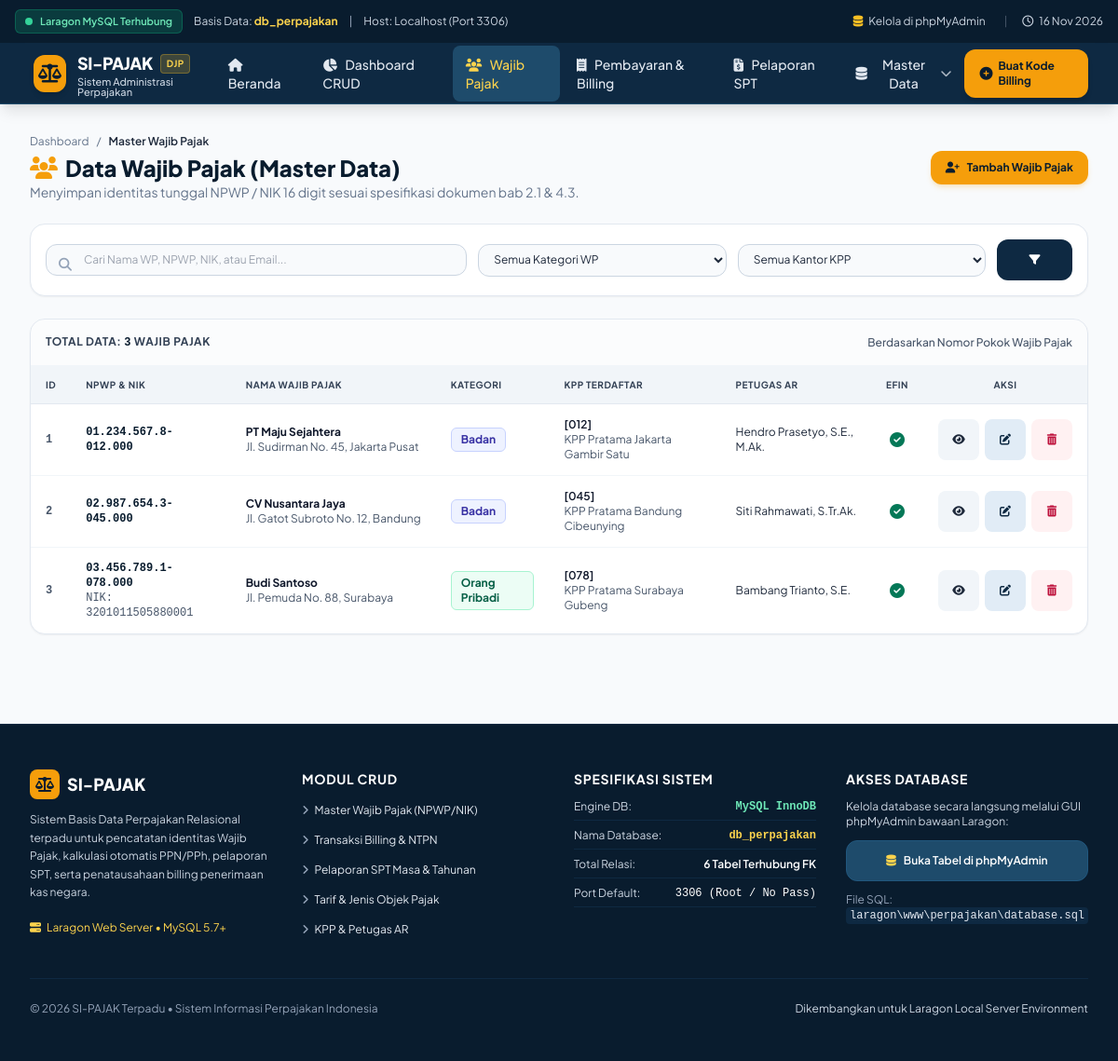
Screenshot of /wajib_pajak.php with the database file from the repository.
### tables this page shows
CREATE TABLE `wajib_pajak` (
  `id` INT(11) NOT NULL AUTO_INCREMENT,
  `npwp` VARCHAR(25) NOT NULL,
  `nama_wp` VARCHAR(150) NOT NULL,
  `jenis_wp` ENUM('Orang Pribadi','Badan') NOT NULL DEFAULT 'Orang Pribadi',
  `nik` VARCHAR(16) NULL,
  `kpp_id` INT(11) NOT NULL,
  `petugas_ar_id` INT(11) NULL,
  `alamat` TEXT NOT NULL,
  `email` VARCHAR(100) NOT NULL,
  `status_efin` TINYINT(1) NOT NULL DEFAULT 0,
  `created_at` TIMESTAMP NOT NULL DEFAULT CURRENT_TIMESTAMP,
  PRIMARY KEY (`id`),
  UNIQUE KEY `idx_wp_npwp` (`npwp`),
  UNIQUE KEY `idx_wp_nik` (`nik`),
  KEY `fk_wp_kpp` (`kpp_id`),
  KEY `fk_wp_ar` (`petugas_ar_id`),
  CONSTRAINT `fk_wp_kpp` FOREIGN KEY (`kpp_id`) REFERENCES `kpp` (`id`) ON UPDATE CASCADE ON DELETE RESTRICT,
  CONSTRAINT `fk_wp_ar` FOREIGN KEY (`petugas_ar_id`) REFERENCES `petugas_pajak` (`id`) ON UPDATE CASCADE ON DELETE SET NULL
);

CREATE TABLE `kpp` (
  `id` INT(11) NOT NULL AUTO_INCREMENT,
  `kode_kpp` VARCHAR(3) NOT NULL,
  `nama_kpp` VARCHAR(100) NOT NULL,
  `alamat` TEXT NULL,
  `no_telepon` VARCHAR(15) NULL,
  `created_at` TIMESTAMP NOT NULL DEFAULT CURRENT_TIMESTAMP,
  PRIMARY KEY (`id`),
  UNIQUE KEY `idx_kpp_kode` (`kode_kpp`)
);

CREATE TABLE `petugas_pajak` (
  `id` INT(11) NOT NULL AUTO_INCREMENT,
  `nip` VARCHAR(18) NOT NULL,
  `kpp_id` INT(11) NOT NULL,
  `nama_petugas` VARCHAR(100) NOT NULL,
  `jabatan` ENUM('AR','Pemeriksa','Penelaah','Admin') NOT NULL DEFAULT 'AR',
  `email` VARCHAR(100) NOT NULL,
  `status_aktif` TINYINT(1) NOT NULL DEFAULT 1,
  PRIMARY KEY (`id`),
  UNIQUE KEY `idx_petugas_nip` (`nip`),
  UNIQUE KEY `idx_petugas_email` (`email`),
  KEY `fk_petugas_kpp` (`kpp_id`),
  CONSTRAINT `fk_petugas_kpp` FOREIGN KEY (`kpp_id`) REFERENCES `kpp` (`id`) ON UPDATE CASCADE ON DELETE RESTRICT
);

### wajib_pajak.php (the view, shortened to what this page needs)
<?php
require_once __DIR__ . '/config/database.php';
$action = $_GET['action'] ?? 'list';
$search = trim($_GET['search'] ?? '');
$sql = "
    SELECT w.*, k.kode_kpp, k.nama_kpp, p.nama_petugas
    FROM wajib_pajak w
    JOIN kpp k ON w.kpp_id = k.id
    LEFT JOIN petugas_pajak p ON w.petugas_ar_id = p.id
    WHERE 1=1
";
$params = [];
$sql .= " ORDER BY w.id ASC";
$stmtList = $pdo->prepare($sql);
$stmtList->execute($params);
$listWP = $stmtList->fetchAll();
require_once __DIR__ . '/layout/header.php';
?>
<div class="max-w-7xl mx-auto px-4 sm:px-6 lg:px-8 py-8 space-y-6">
    <div class="flex flex-col sm:flex-row sm:items-center justify-between gap-4">
        <div>
            <div class="flex items-center gap-2 text-xs text-slate-500 mb-1">
                <a href="dashboard.php" class="hover:text-tax-700">Dashboard</a>
                <span>/</span>
                <span class="text-slate-800 font-semibold">Master Wajib Pajak</span>
            </div>
            <h1 class="text-2xl font-black text-tax-950 flex items-center gap-2">
                <i class="fa-solid fa-users text-amber-500"></i> Data Wajib Pajak (Master Data)
            </h1>
            <p class="text-xs sm:text-sm text-slate-500">Menyimpan identitas tunggal NPWP / NIK 16 digit sesuai spesifikasi dokumen bab 2.1 & 4.3.</p>
        </div>
        <div class="flex items-center gap-2">
            <?php if ($action === 'list'): ?>
                <a href="wajib_pajak.php?action=create" class="px-4 py-2.5 rounded-xl bg-amber-500 hover:bg-amber-600 text-tax-950 font-bold text-xs shadow-md shadow-amber-500/20 transition flex items-center gap-2">
                    <i class="fa-solid fa-user-plus"></i> Tambah Wajib Pajak
                </a>
            <?php else: ?>
                <a href="wajib_pajak.php" class="px-4 py-2.5 rounded-xl bg-slate-200 hover:bg-slate-300 text-slate-800 font-semibold text-xs transition flex items-center gap-2">
                    <i class="fa-solid fa-arrow-left"></i> Kembali ke Daftar
                </a>
            <?php endif; ?>
        </div>
    </div>
    <div class="bg-white rounded-2xl shadow-sm border border-slate-200 p-4">
        <form method="GET" action="wajib_pajak.php" class="grid grid-cols-1 sm:grid-cols-12 gap-3 items-center">
            <div class="sm:col-span-5 relative">
                <i class="fa-solid fa-magnifying-glass absolute left-3.5 top-3 text-slate-400 text-sm"></i>
                <input type="text" name="search" value="<?= htmlspecialchars($search) ?>" placeholder="Cari Nama WP, NPWP, NIK, atau Email..."
                       class="w-full bg-slate-50 border border-slate-300 rounded-xl pl-10 pr-4 py-2 text-xs focus:ring-2 focus:ring-amber-500 focus:outline-none">
            </div>
            <div class="sm:col-span-3">
                <select name="filter_jenis" class="w-full bg-slate-50 border border-slate-300 rounded-xl px-3 py-2 text-xs focus:ring-2 focus:ring-amber-500 focus:outline-none">
                    <option value="">Semua Kategori WP</option>
                </select>
            </div>
            <div class="sm:col-span-3">
                <select name="filter_kpp" class="w-full bg-slate-50 border border-slate-300 rounded-xl px-3 py-2 text-xs focus:ring-2 focus:ring-amber-500 focus:outline-none">
                    <option value="">Semua Kantor KPP</option>
                </select>
            </div>
                    <div class="sm:col-span-1 flex gap-1">
                        <button type="submit" class="w-full min-h-[44px] bg-tax-900 hover:bg-tax-800 text-white rounded-xl py-2 px-3 text-xs font-semibold transition flex items-center justify-center gap-1 focus:ring-2 focus:ring-amber-500" title="Terapkan Filter">
                            <i class="fa-solid fa-filter"></i>
                        </button>
                    </div>
                </form>
            </div>
            <div class="bg-white rounded-2xl shadow-sm border border-slate-200 overflow-hidden">
                <div class="p-4 border-b border-slate-100 flex justify-between items-center bg-slate-50/50">
                    <span class="text-xs font-bold text-slate-700 uppercase tracking-wider">
                        Total Data: <strong class="text-tax-950 font-mono"><?= count($listWP) ?></strong> Wajib Pajak
                    </span>
                    <span class="text-xs text-slate-600 font-medium">Berdasarkan Nomor Pokok Wajib Pajak</span>
                </div>
                <div class="overflow-x-auto">
                    <table class="w-full text-left text-xs">
                        <thead class="bg-slate-100 text-slate-700 uppercase text-[10px] tracking-wider border-b border-slate-200">
                            <tr>
                                <th class="py-3 px-4">ID</th>
                                <th class="py-3 px-4">NPWP & NIK</th>
                                <th class="py-3 px-4">Nama Wajib Pajak</th>
                                <th class="py-3 px-4">Kategori</th>
                                <th class="py-3 px-4">KPP Terdaftar</th>
                                <th class="py-3 px-4">Petugas AR</th>
                                <th class="py-3 px-4 text-center">EFIN</th>
                                <th class="py-3 px-4 text-center">Aksi</th>
                            </tr>
                        </thead>
                        <tbody class="divide-y divide-slate-100">
                            <?php if (empty($listWP)): ?>
                                <tr>
                                    <td colspan="8" class="py-12 text-center">
                                        <div class="max-w-xs mx-auto space-y-2">
                                            <i class="fa-solid fa-user-slash text-3xl text-slate-300"></i>
                                            <p class="text-xs font-bold text-slate-800">Tidak ada data Wajib Pajak ditemukan</p>
                                            <p class="text-xs text-slate-500">Coba ubah kata kunci filter atau daftarkan Wajib Pajak baru ke dalam basis data.</p>
                                            <div class="pt-2">
                                                <a href="wajib_pajak.php?action=create" class="inline-flex items-center min-h-[44px] px-4 py-2 rounded-xl bg-amber-500 hover:bg-amber-600 text-tax-950 font-bold text-xs transition">
                                                    + Daftarkan Wajib Pajak Baru
                                                </a>
                                            </div>
                                        </div>
                                    </td>
                                </tr>
                            <?php else: ?>
                                <?php foreach ($listWP as $row): ?>
                                    <tr class="hover:bg-slate-50 transition">
                                        <td class="py-3.5 px-4 font-mono font-bold text-slate-600"><?= $row['id'] ?></td>
                                        <td class="py-3.5 px-4">
                                            <div class="font-mono font-bold text-tax-950"><?= htmlspecialchars($row['npwp']) ?></div>
                                            <?php if ($row['nik']): ?>
                                                <div class="text-xs font-mono text-slate-600">NIK: <?= htmlspecialchars($row['nik']) ?></div>
                                            <?php endif; ?>
                                        </td>
                                        <td class="py-3.5 px-4">
                                            <div class="font-bold text-slate-900"><?= htmlspecialchars($row['nama_wp']) ?></div>
                                            <div class="text-xs text-slate-600 truncate max-w-xs"><?= htmlspecialchars($row['alamat']) ?></div>
                                        </td>
                                        <td class="py-3.5 px-4">
                                            <span class="inline-flex items-center px-2.5 py-1 rounded-md text-xs font-bold <?= $row['jenis_wp'] === 'Badan' ? 'bg-indigo-50 text-indigo-800 border border-indigo-200' : 'bg-emerald-50 text-emerald-800 border border-emerald-200' ?>">
                                                <?= $row['jenis_wp'] ?>
                                            </span>
                                        </td>
                                        <td class="py-3.5 px-4">
                                            <span class="font-semibold text-slate-900">[<?= $row['kode_kpp'] ?>]</span>
                                            <span class="text-xs text-slate-600 block"><?= htmlspecialchars($row['nama_kpp']) ?></span>
                                        </td>
                                        <td class="py-3.5 px-4 text-slate-800">
                                            <?= htmlspecialchars($row['nama_petugas'] ?? '-') ?>
                                        </td>
                                        <td class="py-3.5 px-4 text-center">
                                            <?php if ($row['status_efin']): ?>
                                                <span class="text-emerald-700 font-bold" title="EFIN Aktif"><i class="fa-solid fa-circle-check text-base"></i></span>
                                            <?php else: ?>
                                                <span class="text-slate-400" title="Belum Aktif"><i class="fa-regular fa-circle text-base"></i></span>
                                            <?php endif; ?>
                                        </td>
                                        <td class="py-3.5 px-4 text-center">
                                            <div class="flex items-center justify-center gap-1.5">
                                                <a href="wajib_pajak.php?action=view&id=<?= $row['id'] ?>" class="min-h-[44px] min-w-[44px] inline-flex items-center justify-center p-2 rounded-lg bg-slate-100 hover:bg-slate-200 text-slate-800 transition" title="Lihat Profil & Riwayat">
                                                    <i class="fa-solid fa-eye"></i>
                                                </a>
                                                <a href="wajib_pajak.php?action=edit&id=<?= $row['id'] ?>" class="min-h-[44px] min-w-[44px] inline-flex items-center justify-center p-2 rounded-lg bg-tax-100 hover:bg-tax-200 text-tax-900 transition" title="Edit Data">
                                                    <i class="fa-solid fa-pen-to-square"></i>
                                                </a>
                                                <form method="POST" action="wajib_pajak.php" onsubmit="return confirm('Apakah Anda yakin ingin menghapus Wajib Pajak ini? Seluruh transaksi dan SPT terkait akan ikut terhapus!');" class="inline">
                                                    <button type="submit" class="min-h-[44px] min-w-[44px] inline-flex items-center justify-center p-2 rounded-lg bg-rose-50 hover:bg-rose-100 text-rose-700 transition" title="Hapus Data">
                                                        <i class="fa-solid fa-trash-can"></i>
                                                    </button>
                                                </form>
                                            </div>
                                        </td>
                                    </tr>
                                <?php endforeach; ?>
                            <?php endif; ?>
                        </tbody>
                    </table>
                </div>
            </div>
</div>
<?php require_once __DIR__ . '/layout/footer.php'; ?>

### layout/header.php (style rules this page uses)
body { font-family: 'Plus Jakarta Sans', sans-serif; }

### rows the page displays
wajib_pajak: id "1", npwp "01.234.567.8-012.000", nama_wp "PT Maju Sejahtera", alamat "Jl. Sudirman No. 45, Jakarta Pusat", jenis_wp "Badan", kpp.kode_kpp "012", kpp.nama_kpp "KPP Pratama Jakarta Gambir Satu", petugas_ar.nama_petugas "Hendro Prasetyo, S.E., M.Ak.", status_efin 1 (drawn)
wajib_pajak: id "2", npwp "02.987.654.3-045.000", nama_wp "CV Nusantara Jaya", alamat "Jl. Gatot Subroto No. 12, Bandung", jenis_wp "Badan", kpp.kode_kpp "045", kpp.nama_kpp "KPP Pratama Bandung Cibeunying", petugas_ar.nama_petugas "Siti Rahmawati, S.Tr.Ak.", status_efin 1 (drawn)
wajib_pajak: id "3", npwp "03.456.789.1-078.000", nik "3201011505880001", nama_wp "Budi Santoso", alamat "Jl. Pemuda No. 88, Surabaya", jenis_wp "Orang Pribadi", kpp.kode_kpp "078", kpp.nama_kpp "KPP Pratama Surabaya Gubeng", petugas_ar.nama_petugas "Bambang Trianto, S.E.", status_efin 1 (drawn)

### other values shown
count($listWP) "3"
